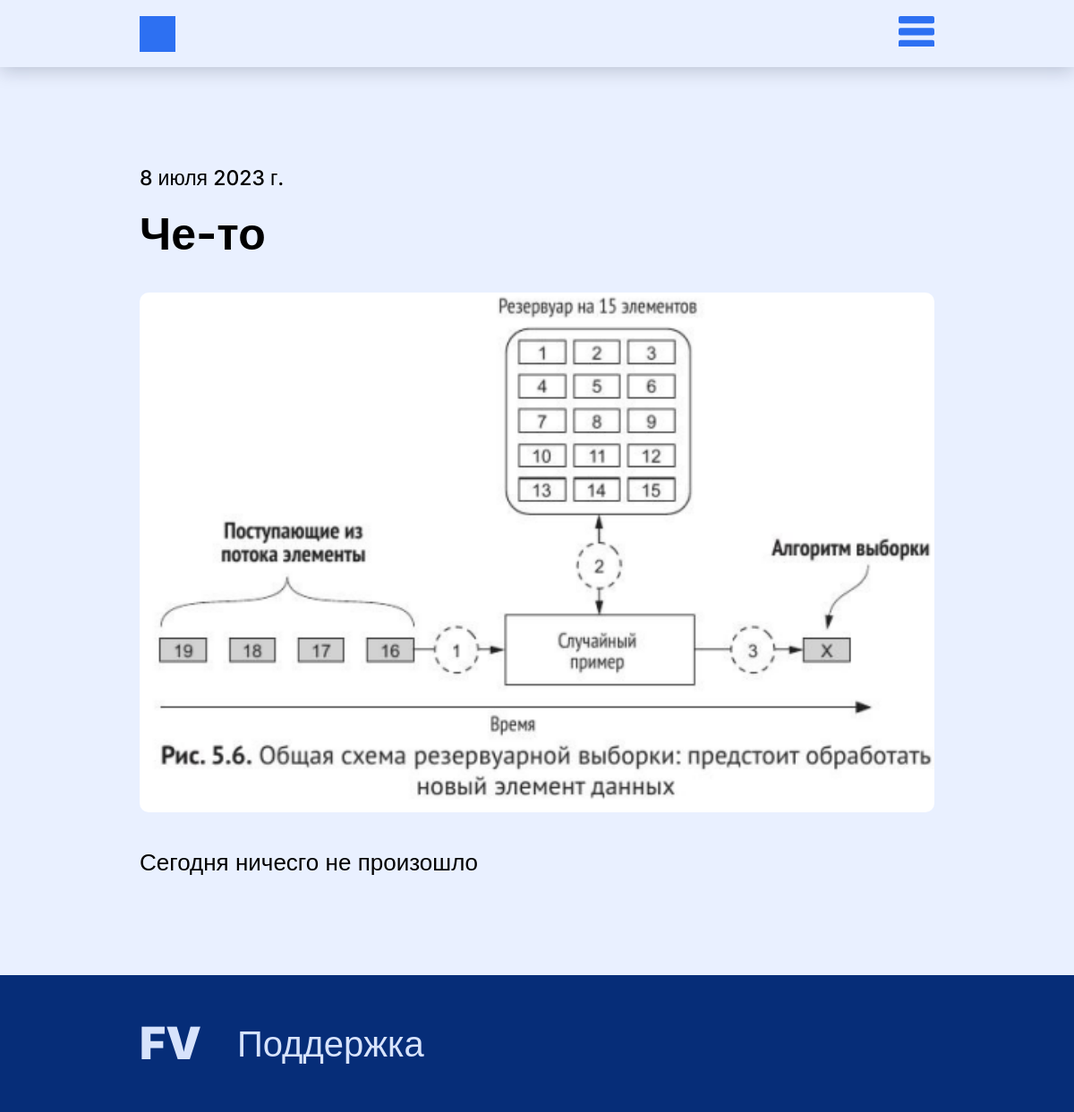
The page /news/1/ on the database its author committed.
### pages/models.py (models this page shows, shortened)
class News(models.Model):
    title = models.CharField(max_length=255, verbose_name="Название")
    description = models.TextField(verbose_name="Описание")
    date = models.DateField(verbose_name="Дата")
    image = models.FileField(upload_to='news', verbose_name='Фотография')
    class Meta:
        verbose_name = 'Новость'
        verbose_name_plural = 'Новости'

### pages/views.py (the view)
# urls.py: path("news/<int:pk>/", SpecificNewsView.as_view(), name='specific_news')
class SpecificNewsView(DetailView):
    model = News
    template_name = 'application/specific_news.html'
    context_object_name = 'news'

### templates/application/specific_news.html (shortened to what this page needs)
{% extends "_base.html" %}
{% load static %}
{% block styles %}
    <link rel="stylesheet" href="{% static 'styles/detail_news.css' %}">
{% endblock styles %}
{% block main %}
<div class="container">
    <div class="news-data__detail">{{ news.date }}</div>
    <h1 class="news-title__detail">{{ news.title }}</h1>
    <img class="news-image__detail" src="{{ news.image.url }}">
    <p class="news-description__detail">{{ news.description }}</p>
</div>
{% endblock main %}

### static/pages/styles/incommon.css (style rules this page uses)
* { padding: 0px; margin: 0px; border: none; box-sizing: border-box; }
body { background-color: #E9F0FF; font-family: Inter, sans-serif; }
.container { max-width: 74%; width: 74%; margin: 110px auto; }

### static/pages/styles/detail_news.css (style rules this page uses)
.news-image__detail { margin: 36px 0; border-radius: 10px; width: 100%; }
.news-data__detail { margin-bottom: 18px; text-decoration: none; font-size: 23px; font-weight: 500; }
.news-description__detail { font-size: 26px; }
.news-title__detail { font-size: 50px; }

### rows shown on the page
News: date "8 июля 2023 г.", title "Че-то", image (picture), description "Сегодня ничесго не произошло"
